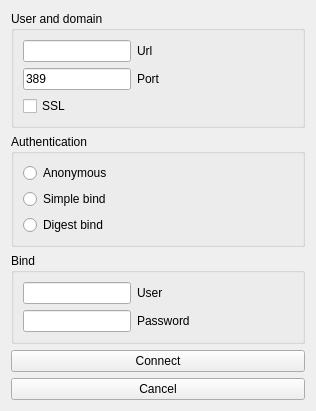
<?xml version="1.0" encoding="UTF-8"?>
<ui version="4.0">
 <class>ConnectMenu</class>
 <widget class="QWidget" name="ConnectMenu">
  <property name="geometry">
   <rect>
    <x>0</x>
    <y>0</y>
    <width>316</width>
    <height>392</height>
   </rect>
  </property>
  <property name="windowTitle">
   <string>Form</string>
  </property>
  <layout class="QVBoxLayout" name="verticalLayout">
   <item>
    <widget class="QGroupBox" name="userBox">
     <property name="title">
      <string>User and domain</string>
     </property>
     <layout class="QFormLayout" name="formLayout">
      <item row="0" column="0">
       <widget class="QLineEdit" name="urlLine"/>
      </item>
      <item row="0" column="1">
       <widget class="QLabel" name="urlLbl">
        <property name="text">
         <string>Url</string>
        </property>
       </widget>
      </item>
      <item row="1" column="0">
       <widget class="QLineEdit" name="portLine">
        <property name="text">
         <string>389</string>
        </property>
       </widget>
      </item>
      <item row="1" column="1">
       <widget class="QLabel" name="portLbl">
        <property name="text">
         <string>Port</string>
        </property>
       </widget>
      </item>
      <item row="2" column="0">
       <widget class="QCheckBox" name="checkBox">
        <property name="text">
         <string>SSL</string>
        </property>
       </widget>
      </item>
     </layout>
    </widget>
   </item>
   <item>
    <widget class="QGroupBox" name="AuthGroup">
     <property name="title">
      <string>Authentication</string>
     </property>
     <layout class="QVBoxLayout" name="verticalLayout_2">
      <item>
       <widget class="QRadioButton" name="AnonRadio">
        <property name="text">
         <string>Anonymous </string>
        </property>
       </widget>
      </item>
      <item>
       <widget class="QRadioButton" name="SimpleRad">
        <property name="text">
         <string>Simple bind</string>
        </property>
       </widget>
      </item>
      <item>
       <widget class="QRadioButton" name="DigestRadio">
        <property name="text">
         <string>Digest bind</string>
        </property>
       </widget>
      </item>
     </layout>
    </widget>
   </item>
   <item>
    <widget class="QGroupBox" name="BindGroup">
     <property name="title">
      <string>Bind</string>
     </property>
     <layout class="QFormLayout" name="formLayout_3">
      <item row="0" column="0">
       <widget class="QLineEdit" name="userLine"/>
      </item>
      <item row="0" column="1">
       <widget class="QLabel" name="usrLbl">
        <property name="text">
         <string>User</string>
        </property>
       </widget>
      </item>
      <item row="1" column="0">
       <widget class="QLineEdit" name="passwLine"/>
      </item>
      <item row="1" column="1">
       <widget class="QLabel" name="passwLbl">
        <property name="text">
         <string>Password</string>
        </property>
       </widget>
      </item>
     </layout>
    </widget>
   </item>
   <item>
    <widget class="QPushButton" name="connectPbt">
     <property name="text">
      <string>Connect</string>
     </property>
    </widget>
   </item>
   <item>
    <widget class="QPushButton" name="pushButton">
     <property name="text">
      <string>Cancel</string>
     </property>
    </widget>
   </item>
  </layout>
 </widget>
 <resources/>
 <connections>
  <connection>
   <sender>AnonRadio</sender>
   <signal>pressed()</signal>
   <receiver>BindGroup</receiver>
   <slot>hide()</slot>
   <hints>
    <hint type="sourcelabel">
     <x>157</x>
     <y>160</y>
    </hint>
    <hint type="destinationlabel">
     <x>157</x>
     <y>280</y>
    </hint>
   </hints>
  </connection>
  <connection>
   <sender>AnonRadio</sender>
   <signal>released()</signal>
   <receiver>BindGroup</receiver>
   <slot>show()</slot>
   <hints>
    <hint type="sourcelabel">
     <x>157</x>
     <y>160</y>
    </hint>
    <hint type="destinationlabel">
     <x>157</x>
     <y>280</y>
    </hint>
   </hints>
  </connection>
 </connections>
</ui>
